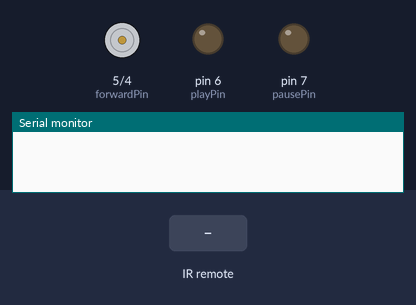
This sketch was run on a simulated Arduino Uno, built with avr-gcc and run on an emulated ATmega328P. On the bench: motor-driver pin pairs drawn as motors (green arrow = first pin HIGH = forward, orange = second pin HIGH = backward, longer = more drive), output pins drawn as LEDs (lit = HIGH), the last lines printed to the serial monitor. Inputs (shaded band) come from the test bench.

Above: at 1.2 s.
1.3 s: infrared code 0x555A6302 received
At 2.2 s:
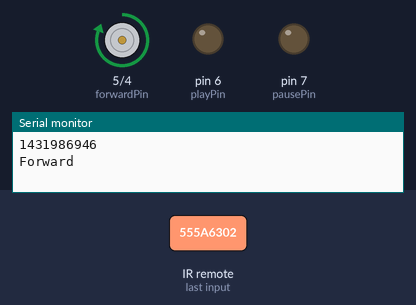
2.8 s: infrared code 0x6AC61222 received
At 3.4 s:
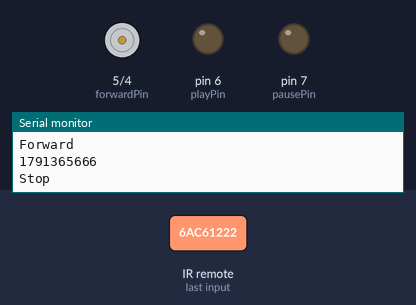
Timing chart, 0 to 5.8 s (numbered marks = the images above; inputs shaded):
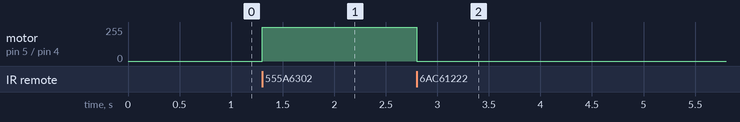

Measured:
- after the input at 1.3 s, motor on pin 5 (forwardPin) / pin 4 (reversePin): stopped → forward 255/255 at once
- after the input at 2.8 s, motor on pin 5 (forwardPin) / pin 4 (reversePin): forward 255/255 → stopped at once

The sketch:

IR_Reciver.ino
```cpp
#include <IRremote.h>

int RECV_PIN = 19;

int reversePin = 4;
int forwardPin = 5;
int playPin = 6;
int pausePin = 7;

IRrecv irrecv(RECV_PIN);

decode_results results;

void setup()
{
  Serial.begin(9600);
  irrecv.enableIRIn(); // Start the receiver
  pinMode(reversePin, OUTPUT);      // sets the digital pin as output
  pinMode(forwardPin, OUTPUT);      // sets the digital pin as output
  pinMode(playPin, OUTPUT);      // sets the digital pin as output
  pinMode(pausePin, OUTPUT);      // sets the digital pin as output
}

void loop() {
  if (irrecv.decode(&results)) {

    long int decCode = results.value;
    Serial.println(decCode);
    switch (results.value) {
      case 1431986946:
        Serial.println("Forward");
        digitalWrite(forwardPin, HIGH);   // sets the LED on
        break;
      case -11780576:
        Serial.println("Reverse");
        digitalWrite(reversePin, HIGH);   // sets the LED on
        break;
      case -873913272:
        Serial.println("Play");
        digitalWrite(playPin, HIGH);   // sets the LED on
        break;
      case -1025287420:
        Serial.println("Pause");
        digitalWrite(pausePin, HIGH);   // sets the LED on
        break;
      case 1791365666:
        Serial.println("Stop");
        digitalWrite(forwardPin, LOW);   // sets the LED off
        digitalWrite(reversePin, LOW);   // sets the LED off
        digitalWrite(playPin, LOW);   // sets the LED off
        digitalWrite(pausePin, LOW);   // sets the LED off
        break;
      default:
        Serial.println("Waiting ...");
    }

    irrecv.resume(); // Receive the next value
  }
}
```
